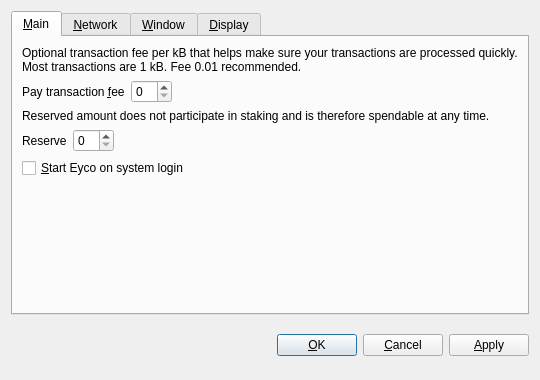
<?xml version="1.0" encoding="UTF-8"?>
<ui version="4.0">
 <class>OptionsDialog</class>
 <widget class="QDialog" name="OptionsDialog">
  <property name="geometry">
   <rect>
    <x>0</x>
    <y>0</y>
    <width>540</width>
    <height>380</height>
   </rect>
  </property>
  <property name="windowTitle">
   <string>Options</string>
  </property>
  <property name="modal">
   <bool>true</bool>
  </property>
  <layout class="QVBoxLayout" name="verticalLayout">
   <item>
    <widget class="QTabWidget" name="tabWidget">
     <property name="tabPosition">
      <enum>QTabWidget::North</enum>
     </property>
     <property name="currentIndex">
      <number>0</number>
     </property>
     <widget class="QWidget" name="tabMain">
      <attribute name="title">
       <string>&amp;Main</string>
      </attribute>
      <layout class="QVBoxLayout" name="verticalLayout_Main">
       <item>
        <widget class="QLabel" name="transactionFeeInfoLabel">
         <property name="text">
          <string>Optional transaction fee per kB that helps make sure your transactions are processed quickly. Most transactions are 1 kB. Fee 0.01 recommended.</string>
         </property>
         <property name="textFormat">
          <enum>Qt::PlainText</enum>
         </property>
         <property name="wordWrap">
          <bool>true</bool>
         </property>
        </widget>
       </item>
       <item>
        <layout class="QHBoxLayout" name="horizontalLayoutFee">
         <item>
          <widget class="QLabel" name="transactionFeeLabel">
           <property name="text">
            <string>Pay transaction &amp;fee</string>
           </property>
           <property name="textFormat">
            <enum>Qt::PlainText</enum>
           </property>
           <property name="buddy">
            <cstring>transactionFee</cstring>
           </property>
          </widget>
         </item>
         <item>
          <widget class="BitcoinAmountField" name="transactionFee"/>
         </item>
         <item>
          <spacer name="horizontalSpacerFee">
           <property name="orientation">
            <enum>Qt::Horizontal</enum>
           </property>
           <property name="sizeHint" stdset="0">
            <size>
             <width>40</width>
             <height>20</height>
            </size>
           </property>
          </spacer>
         </item>
        </layout>
       </item>
       <item>
        <widget class="QLabel" name="reserveBalanceInfoLabel">
         <property name="text">
          <string>Reserved amount does not participate in staking and is therefore spendable at any time.</string>
         </property>
         <property name="textFormat">
          <enum>Qt::PlainText</enum>
         </property>
         <property name="wordWrap">
          <bool>true</bool>
         </property>
        </widget>
       </item>
       <item>
        <layout class="QHBoxLayout" name="horizontalLayoutReserveBalance">
         <item>
          <widget class="QLabel" name="reserveBalanceLabel">
           <property name="text">
            <string>Reserve</string>
           </property>
           <property name="textFormat">
            <enum>Qt::PlainText</enum>
           </property>
           <property name="buddy">
            <cstring>reserveBalance</cstring>
           </property>
          </widget>
         </item>
         <item>
          <widget class="BitcoinAmountField" name="reserveBalance"/>
         </item>
         <item>
          <spacer name="horizontalSpacerReserveBalance">
           <property name="orientation">
            <enum>Qt::Horizontal</enum>
           </property>
           <property name="sizeHint" stdset="0">
            <size>
             <width>40</width>
             <height>20</height>
            </size>
           </property>
          </spacer>
         </item>
        </layout>
       </item>
       <item>
        <widget class="QCheckBox" name="bitcoinAtStartup">
         <property name="toolTip">
          <string>Automatically start Eyco after logging in to the system.</string>
         </property>
         <property name="text">
          <string>&amp;Start Eyco on system login</string>
         </property>
        </widget>
       </item>
       <item>
        <spacer name="verticalSpacer_Main">
         <property name="orientation">
          <enum>Qt::Vertical</enum>
         </property>
         <property name="sizeHint" stdset="0">
          <size>
           <width>20</width>
           <height>40</height>
          </size>
         </property>
        </spacer>
       </item>
      </layout>
     </widget>
     <widget class="QWidget" name="tabNetwork">
      <attribute name="title">
       <string>&amp;Network</string>
      </attribute>
      <layout class="QVBoxLayout" name="verticalLayout_Network">
       <item>
        <widget class="QCheckBox" name="mapPortUpnp">
         <property name="toolTip">
          <string>Automatically open the Eyco client port on the router. This only works when your router supports UPnP and it is enabled.</string>
         </property>
         <property name="text">
          <string>Map port using &amp;UPnP</string>
         </property>
        </widget>
       </item>
       <item>
        <widget class="QCheckBox" name="connectSocks">
         <property name="toolTip">
          <string>Connect to the Eyco network through a SOCKS5 proxy (e.g. when connecting through Tor).</string>
         </property>
         <property name="text">
          <string>&amp;Connect through SOCKS5 proxy:</string>
         </property>
        </widget>
       </item>
       <item>
        <layout class="QHBoxLayout" name="horizontalLayout_Network">
         <item>
          <widget class="QLabel" name="proxyIpLabel">
           <property name="text">
            <string>Proxy &amp;IP:</string>
           </property>
           <property name="textFormat">
            <enum>Qt::PlainText</enum>
           </property>
           <property name="buddy">
            <cstring>proxyIp</cstring>
           </property>
          </widget>
         </item>
         <item>
          <widget class="QValidatedLineEdit" name="proxyIp">
           <property name="maximumSize">
            <size>
             <width>140</width>
             <height>16777215</height>
            </size>
           </property>
           <property name="toolTip">
            <string>IP address of the proxy (e.g. 127.0.0.1)</string>
           </property>
          </widget>
         </item>
         <item>
          <widget class="QLabel" name="proxyPortLabel">
           <property name="text">
            <string>&amp;Port:</string>
           </property>
           <property name="textFormat">
            <enum>Qt::PlainText</enum>
           </property>
           <property name="buddy">
            <cstring>proxyPort</cstring>
           </property>
          </widget>
         </item>
         <item>
          <widget class="QLineEdit" name="proxyPort">
           <property name="maximumSize">
            <size>
             <width>55</width>
             <height>16777215</height>
            </size>
           </property>
           <property name="toolTip">
            <string>Port of the proxy (e.g. 9050)</string>
           </property>
          </widget>
         </item>
         <item>
          <spacer name="horizontalSpacer_Network">
           <property name="orientation">
            <enum>Qt::Horizontal</enum>
           </property>
           <property name="sizeHint" stdset="0">
            <size>
             <width>40</width>
             <height>20</height>
            </size>
           </property>
          </spacer>
         </item>
        </layout>
       </item>
       <item>
        <spacer name="verticalSpacer_Network">
         <property name="orientation">
          <enum>Qt::Vertical</enum>
         </property>
         <property name="sizeHint" stdset="0">
          <size>
           <width>20</width>
           <height>40</height>
          </size>
         </property>
        </spacer>
       </item>
      </layout>
     </widget>
     <widget class="QWidget" name="tabWindow">
      <attribute name="title">
       <string>&amp;Window</string>
      </attribute>
      <layout class="QVBoxLayout" name="verticalLayout_Window">
       <item>
        <widget class="QCheckBox" name="minimizeToTray">
         <property name="toolTip">
          <string>Show only a tray icon after minimizing the window.</string>
         </property>
         <property name="text">
          <string>&amp;Minimize to the tray instead of the taskbar</string>
         </property>
        </widget>
       </item>
       <item>
        <widget class="QCheckBox" name="minimizeOnClose">
         <property name="toolTip">
          <string>Minimize instead of exit the application when the window is closed. When this option is enabled, the application will be closed only after selecting Quit in the menu.</string>
         </property>
         <property name="text">
          <string>M&amp;inimize on close</string>
         </property>
        </widget>
       </item>
       <item>
        <spacer name="verticalSpacer_Window">
         <property name="orientation">
          <enum>Qt::Vertical</enum>
         </property>
         <property name="sizeHint" stdset="0">
          <size>
           <width>20</width>
           <height>40</height>
          </size>
         </property>
        </spacer>
       </item>
      </layout>
     </widget>
     <widget class="QWidget" name="tabDisplay">
      <attribute name="title">
       <string>&amp;Display</string>
      </attribute>
      <layout class="QVBoxLayout" name="verticalLayout_Display">
       <item>
        <layout class="QHBoxLayout" name="horizontalLayout_1_Display">
         <item>
          <widget class="QLabel" name="langLabel">
           <property name="text">
            <string>User Interface &amp;language:</string>
           </property>
           <property name="textFormat">
            <enum>Qt::PlainText</enum>
           </property>
           <property name="buddy">
            <cstring>lang</cstring>
           </property>
          </widget>
         </item>
         <item>
          <widget class="QValueComboBox" name="lang">
           <property name="toolTip">
            <string>The user interface language can be set here. This setting will take effect after restarting Eyco.</string>
           </property>
          </widget>
         </item>
        </layout>
       </item>
       <item>
        <layout class="QHBoxLayout" name="horizontalLayout_2_Display">
         <item>
          <widget class="QLabel" name="unitLabel">
           <property name="text">
            <string>&amp;Unit to show amounts in:</string>
           </property>
           <property name="textFormat">
            <enum>Qt::PlainText</enum>
           </property>
           <property name="buddy">
            <cstring>unit</cstring>
           </property>
          </widget>
         </item>
         <item>
          <widget class="QValueComboBox" name="unit">
           <property name="toolTip">
            <string>Choose the default subdivision unit to show in the interface and when sending coins.</string>
           </property>
          </widget>
         </item>
        </layout>
       </item>
       <item>
        <widget class="QCheckBox" name="coinControlFeatures">
         <property name="toolTip">
          <string>Whether to show coin control features or not.</string>
         </property>
         <property name="text">
          <string>Display coin &amp;control features (experts only!)</string>
         </property>
        </widget>
       </item>
       <item>
        <widget class="QCheckBox" name="minimizeCoinAge">
         <property name="toolTip">
          <string>Whether to select the coin outputs randomly or with minimal coin age.</string>
         </property>
         <property name="text">
          <string>Minimize weight consumption (experimental)</string>
         </property>
        </widget>
       </item>
       <item>
        <widget class="QCheckBox" name="useBlackTheme">
         <property name="text">
          <string>Use black visual theme (requires restart)</string>
         </property>
        </widget>
       </item>
       <item>
        <spacer name="verticalSpacer_Display">
         <property name="orientation">
          <enum>Qt::Vertical</enum>
         </property>
         <property name="sizeHint" stdset="0">
          <size>
           <width>20</width>
           <height>40</height>
          </size>
         </property>
        </spacer>
       </item>
      </layout>
     </widget>
    </widget>
   </item>
   <item>
    <layout class="QHBoxLayout" name="horizontalLayout_Buttons">
     <item>
      <spacer name="horizontalSpacer_1">
       <property name="orientation">
        <enum>Qt::Horizontal</enum>
       </property>
       <property name="sizeHint" stdset="0">
        <size>
         <width>40</width>
         <height>48</height>
        </size>
       </property>
      </spacer>
     </item>
     <item>
      <widget class="QLabel" name="statusLabel">
       <property name="font">
        <font>
         <weight>75</weight>
         <bold>true</bold>
        </font>
       </property>
       <property name="text">
        <string/>
       </property>
       <property name="textFormat">
        <enum>Qt::PlainText</enum>
       </property>
       <property name="wordWrap">
        <bool>true</bool>
       </property>
      </widget>
     </item>
     <item>
      <spacer name="horizontalSpacer_2">
       <property name="orientation">
        <enum>Qt::Horizontal</enum>
       </property>
       <property name="sizeHint" stdset="0">
        <size>
         <width>40</width>
         <height>48</height>
        </size>
       </property>
      </spacer>
     </item>
     <item>
      <widget class="QPushButton" name="okButton">
       <property name="text">
        <string>&amp;OK</string>
       </property>
      </widget>
     </item>
     <item>
      <widget class="QPushButton" name="cancelButton">
       <property name="text">
        <string>&amp;Cancel</string>
       </property>
       <property name="autoDefault">
        <bool>false</bool>
       </property>
      </widget>
     </item>
     <item>
      <widget class="QPushButton" name="applyButton">
       <property name="text">
        <string>&amp;Apply</string>
       </property>
       <property name="autoDefault">
        <bool>false</bool>
       </property>
      </widget>
     </item>
    </layout>
   </item>
  </layout>
 </widget>
 <customwidgets>
  <customwidget>
   <class>BitcoinAmountField</class>
   <extends>QSpinBox</extends>
   <header>bitcoinamountfield.h</header>
  </customwidget>
  <customwidget>
   <class>QValueComboBox</class>
   <extends>QComboBox</extends>
   <header>qvaluecombobox.h</header>
  </customwidget>
  <customwidget>
   <class>QValidatedLineEdit</class>
   <extends>QLineEdit</extends>
   <header>qvalidatedlineedit.h</header>
  </customwidget>
 </customwidgets>
 <resources/>
 <connections/>
</ui>
